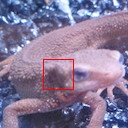

The Python source for this figure:
import cv2
import numpy as np
import matplotlib.pyplot as plt

# Read image
img = cv2.imread("imori.jpg").astype(np.float32)
H, W, C = img.shape

mi = np.mean(img)

# Read templete image
temp = cv2.imread("imori_part.jpg").astype(np.float32)
Ht, Wt, Ct = temp.shape

mt = np.mean(temp)

# Templete matching
i, j = -1, -1
v = -1
for y in range(H-Ht):
    for x in range(W-Wt):
        _v = np.sum((img[y:y+Ht, x:x+Wt]-mi) * (temp-mt))
        _v /= (np.sqrt(np.sum((img[y:y+Ht, x:x+Wt]-mi)**2)) * np.sqrt(np.sum((temp-mt)**2)))
        if _v > v:
            v = _v
            i, j = x, y

out = img.copy()
cv2.rectangle(out, pt1=(i, j), pt2=(i+Wt, j+Ht), color=(0,0,255), thickness=1)
out = out.astype(np.uint8)
                
# Save result
cv2.imwrite("out.jpg", out)
cv2.imshow("result", out)
cv2.waitKey(0)
cv2.destroyAllWindows()
